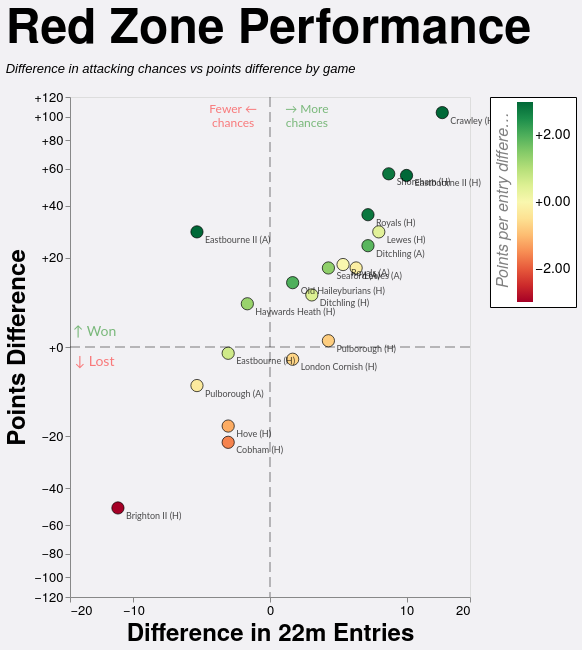

Specify this chart in Vega-Lite:
### Vega-Lite specification from a JSON file in a GitHub repository (floating-point values rounded to 4 significant figures)
{"config": {"axis": {"labelFont": "PT Sans Narrow, Helvetica Neue, Helvetica, Arial, sans-serif", "titleFont": "PT Sans Narrow, Helvetica Neue, Helvetica, Arial, sans-serif", "labelFontSize": 13, "titleFontSize": 24, "gridColor": "#202947", "gridOpacity": 0.2, "zindex": 1}, "text": {"font": "Lato, sans-serif"}, "bar": {"cornerRadiusEnd": 5}, "header": {"labelFont": "PT Sans Narrow, Helvetica Neue, Helvetica, Arial, sans-serif", "titleFont": "PT Sans Narrow, Helvetica Neue, Helvetica, Arial, sans-serif", "labelFontSize": 24, "titleFontSize": 28, "labelFontWeight": "bold", "orient": "left"}, "legend": {"labelFont": "PT Sans Narrow, Helvetica Neue, Helvetica, Arial, sans-serif", "titleFont": "PT Sans Narrow, Helvetica Neue, Helvetica, Arial, sans-serif", "labelFontSize": 14, "titleFontSize": 16, "titlePadding": 5, "fillColor": "white", "strokeColor": "black", "padding": 10, "titleFontWeight": "lighter", "titleFontStyle": "italic", "titleColor": "gray", "offset": 10}, "title": {"font": "PT Sans Narrow, Helvetica Neue, Helvetica, Arial, sans-serif", "fontSize": 48, "fontWeight": "bold", "anchor": "start", "align": "center", "titlePadding": 20, "subtitlePadding": 10, "subtitleFontSize": 13, "subtitleColor": "", "subtitleFontStyle": "italic", "offset": 15, "color": "black"}, "axisX": {"labelAngle": 0}, "facet": {"title": null, "header": null, "align": {"row": "each", "column": "each"}}, "resolve": {"scale": {"y": "independent", "facet": "independent"}}, "background": "#f2f1f4", "scale": {"offsetBandPaddingOuter": 0.2, "offsetBandPaddingInner": 0.1}}, "layer": [{"data": {"name": "data-d285a7403ed98ae579761d64a864032b"}, "mark": {"type": "rule", "color": "black", "opacity": 0.5, "strokeDash": [10, 5], "strokeWidth": 1}, "encoding": {"x": {"field": "x", "type": "quantitative"}}}, {"data": {"name": "data-a0a55d106695e8d630baff0f16eee66d"}, "mark": {"type": "rule", "color": "black", "opacity": 0.5, "strokeDash": [10, 5], "strokeWidth": 1}, "encoding": {"y": {"field": "y", "type": "quantitative"}}}, {"data": {"name": "data-ff813749f30b9297737ed824b403e44f"}, "mark": {"type": "circle", "fillOpacity": 1.0, "size": 150, "stroke": "black", "strokeOpacity": 0.7, "strokeWidth": 1}, "encoding": {"color": {"field": "pp22_diff", "legend": {"direction": "vertical", "format": "+.2f", "offset": 20, "orient": "right", "padding": 5, "title": "Points per entry difference", "titleOrient": "left"}, "scale": {"clamp": true, "domain": [-3, 3], "scheme": "redyellowgreen", "zero": true}, "type": "quantitative"}, "tooltip": [{"field": "label", "title": "Game", "type": "nominal"}, {"field": "score", "title": "Score", "type": "nominal"}, {"field": "PD", "format": "+d", "title": "Points Difference", "type": "quantitative"}, {"field": "entries_22m_EGRFC", "title": "EG 22m Entries", "type": "quantitative"}, {"field": "entries_22m_Opposition", "title": "Opp 22m Entries", "type": "quantitative"}, {"field": "points_per_entry_EGRFC", "format": ".2f", "title": "EG pts per entry", "type": "quantitative"}, {"field": "points_per_entry_Opposition", "format": ".2f", "title": "Opp pts per entry", "type": "quantitative"}, {"field": "pp22_diff", "format": "+.2f", "title": "Points per Entry Diff", "type": "quantitative"}, {"field": "tries_EGRFC", "title": "EG tries", "type": "quantitative"}, {"field": "tries_Opposition", "title": "Opp tries", "type": "quantitative"}, {"field": "tries_per_entry_EGRFC", "format": ".0%", "title": "EG tries per entry", "type": "quantitative"}, {"field": "tries_per_entry_Opposition", "format": ".0%", "title": "Opp tries per entry", "type": "quantitative"}, {"field": "tp22_diff", "format": "+.2f", "title": "Tries per Entry Diff", "type": "quantitative"}], "x": {"axis": {"grid": false, "tickCount": 5}, "field": "entries_diff", "scale": {"constant": 5, "domain": [-17.25, 17.25], "nice": true, "type": "symlog"}, "title": "Difference in 22m Entries", "type": "quantitative"}, "y": {"axis": {"format": "+d", "grid": false, "tickCount": 8}, "field": "PD", "scale": {"constant": 20, "domain": [-119.6, 119.6], "nice": true, "type": "symlog"}, "title": "Points Difference", "type": "quantitative"}}, "transform": [{"filter": "(rzSquad == 'All' || datum.squad == rzSquad) && (rzSeason == 'All' || datum.season == rzSeason) && (rzGameType == 'All' || (rzGameType == 'League + Cup' && (datum.game_type == 'League' || datum.game_type == 'Cup')) || (rzGameType == 'League only' && datum.game_type == 'League') || datum.game_type == rzGameType)"}]}, {"data": {"name": "data-ff813749f30b9297737ed824b403e44f"}, "mark": {"type": "text", "align": "left", "baseline": "middle", "dx": 8, "dy": 8, "fontSize": 9, "opacity": 0.7}, "encoding": {"text": {"field": "label", "type": "nominal"}, "x": {"field": "entries_diff", "type": "quantitative"}, "y": {"field": "PD", "type": "quantitative"}}, "transform": [{"filter": "(rzSquad == 'All' || datum.squad == rzSquad) && (rzSeason == 'All' || datum.season == rzSeason) && (rzGameType == 'All' || (rzGameType == 'League + Cup' && (datum.game_type == 'League' || datum.game_type == 'Cup')) || (rzGameType == 'League only' && datum.game_type == 'League') || datum.game_type == rzGameType)"}]}, {"data": {"name": "data-ff5b891c7f52bc2a6c266740aed4d223"}, "mark": {"type": "text", "align": "center", "baseline": "middle", "fontSize": 14, "opacity": 0.5}, "encoding": {"color": {"condition": {"test": "(datum.y > 0)", "value": "green"}, "value": "red"}, "text": {"field": "label", "type": "nominal"}, "x": {"field": "x", "type": "quantitative"}, "y": {"field": "y", "type": "quantitative"}}}, {"data": {"name": "data-70cf91c935554955754b7ae78ce9e14e"}, "mark": {"type": "text", "align": "center", "baseline": "middle", "fontSize": 12, "opacity": 0.5}, "encoding": {"color": {"condition": {"test": "(datum.x > 0)", "value": "green"}, "value": "red"}, "text": {"field": "label", "type": "nominal"}, "x": {"field": "x", "type": "quantitative"}, "y": {"field": "y", "type": "quantitative"}}}], "height": 500, "params": [{"name": "rzSquad", "value": "All"}, {"name": "rzSeason", "value": "All"}, {"name": "rzGameType", "value": "All"}], "resolve": {"scale": {"color": "independent", "x": "shared", "y": "shared"}}, "title": {"text": "Red Zone Performance", "subtitle": ["Difference in attacking chances vs points difference by game"]}, "width": 400, "$schema": "https://vega.github.io/schema/vega-lite/v5.20.1.json", "datasets": {"data-d285a7403ed98ae579761d64a864032b": [{"x": 0}], "data-a0a55d106695e8d630baff0f16eee66d": [{"y": 0}], "data-ff813749f30b9297737ed824b403e44f": [{"game_id": "2024-09-07_1st_London_Cornish", "date": "2024-09-07T00:00:00", "season": "2024/25", "game_type": "League", "label": "London Cornish (H)", "score": "16 - 18", "entries_22m_EGRFC": 7.0, "entries_22m_Opposition": 6.0, "points_EGRFC": 16.0, "points_Opposition": 18.0, "points_per_entry_EGRFC": 2.3, "points_per_entry_Opposition": 3.0, "tries_EGRFC": 2.0, "tries_Opposition": 2.0, "tries_per_entry_EGRFC": 0.2857, "tries_per_entry_Opposition": 0.3333, "PD": -2.0, "entries_diff": 1.0, "pp22_diff": -0.7, "tp22_diff": -0.04762}, {"game_id": "2024-12-14_1st_Old_Haileyburians", "date": "2024-12-14T00:00:00", "season": "2024/25", "game_type": "League", "label": "Old Haileyburians (H)", "score": "18 - 5", "entries_22m_EGRFC": 6.0, "entries_22m_Opposition": 5.0, "points_EGRFC": 18.0, "points_Opposition": 5.0, "points_per_entry_EGRFC": 3.0, "points_per_entry_Opposition": 1.0, "tries_EGRFC": 2.0, "tries_Opposition": 1.0, "tries_per_entry_EGRFC": 0.3333, "tries_per_entry_Opposition": 0.2, "PD": 13.0, "entries_diff": 1.0, "pp22_diff": 2.0, "tp22_diff": 0.1333}, {"game_id": "2025-02-15_1st_Eastbourne", "date": "2025-02-15T00:00:00", "season": "2024/25", "game_type": "League", "label": "Eastbourne (H)", "score": "14 - 15", "entries_22m_EGRFC": 5.0, "entries_22m_Opposition": 7.0, "points_EGRFC": 14.0, "points_Opposition": 15.0, "points_per_entry_EGRFC": 2.8, "points_per_entry_Opposition": 2.1, "tries_EGRFC": 2.0, "tries_Opposition": 2.0, "tries_per_entry_EGRFC": 0.4, "tries_per_entry_Opposition": 0.2857, "PD": -1.0, "entries_diff": -2.0, "pp22_diff": 0.7, "tp22_diff": 0.1143}, {"game_id": "2025-03-22_1st_Cobham", "date": "2025-03-22T00:00:00", "season": "2024/25", "game_type": "League", "label": "Cobham (H)", "score": "21 - 43", "entries_22m_EGRFC": 9.0, "entries_22m_Opposition": 11.0, "points_EGRFC": 21.0, "points_Opposition": 43.0, "points_per_entry_EGRFC": 2.3, "points_per_entry_Opposition": 3.9, "tries_EGRFC": 3.0, "tries_Opposition": 7.0, "tries_per_entry_EGRFC": 0.3333, "tries_per_entry_Opposition": 0.6364, "PD": -22.0, "entries_diff": -2.0, "pp22_diff": -1.6, "tp22_diff": -0.303}, {"game_id": "2025-04-12_1st_Haywards_Heath", "date": "2025-04-12T00:00:00", "season": "2024/25", "game_type": "Cup", "label": "Haywards Heath (H)", "score": "45 - 38", "entries_22m_EGRFC": 9.0, "entries_22m_Opposition": 10.0, "points_EGRFC": 45.0, "points_Opposition": 37.0, "points_per_entry_EGRFC": 5.0, "points_per_entry_Opposition": 3.7, "tries_EGRFC": 6.0, "tries_Opposition": 6.0, "tries_per_entry_EGRFC": 0.6667, "tries_per_entry_Opposition": 0.6, "PD": 8.0, "entries_diff": -1.0, "pp22_diff": 1.3, "tp22_diff": 0.06667}, {"game_id": "2025-10-04_1st_Seaford", "date": "2025-10-04T00:00:00", "season": "2025/26", "game_type": "League", "label": "Seaford (A)", "score": "27 - 10", "entries_22m_EGRFC": 8.0, "entries_22m_Opposition": 5.0, "points_EGRFC": 27.0, "points_Opposition": 10.0, "points_per_entry_EGRFC": 3.4, "points_per_entry_Opposition": 2.0, "tries_EGRFC": 4.0, "tries_Opposition": 2.0, "tries_per_entry_EGRFC": 0.5, "tries_per_entry_Opposition": 0.4, "PD": 17.0, "entries_diff": 3.0, "pp22_diff": 1.4, "tp22_diff": 0.1}, {"game_id": "2025-10-11_1st_Shoreham", "date": "2025-10-11T00:00:00", "season": "2025/26", "game_type": "League", "label": "Shoreham (H)", "score": "69 - 12", "entries_22m_EGRFC": 12.0, "entries_22m_Opposition": 4.0, "points_EGRFC": 69.0, "points_Opposition": 12.0, "points_per_entry_EGRFC": 5.8, "points_per_entry_Opposition": 3.0, "tries_EGRFC": 11.0, "tries_Opposition": 2.0, "tries_per_entry_EGRFC": 0.9167, "tries_per_entry_Opposition": 0.5, "PD": 57.0, "entries_diff": 8.0, "pp22_diff": 2.8, "tp22_diff": 0.4167}, {"game_id": "2025-11-08_1st_Lewes", "date": "2025-11-08T00:00:00", "season": "2025/26", "game_type": "League", "label": "Lewes (H)", "score": "43 - 14", "entries_22m_EGRFC": 11.0, "entries_22m_Opposition": 4.0, "points_EGRFC": 43.0, "points_Opposition": 14.0, "points_per_entry_EGRFC": 3.9, "points_per_entry_Opposition": 3.5, "tries_EGRFC": 7.0, "tries_Opposition": 2.0, "tries_per_entry_EGRFC": 0.6364, "tries_per_entry_Opposition": 0.5, "PD": 29.0, "entries_diff": 7.0, "pp22_diff": 0.4, "tp22_diff": 0.1364}, {"game_id": "2025-11-15_1st_Hove", "date": "2025-11-15T00:00:00", "season": "2025/26", "game_type": "Cup", "label": "Hove (H)", "score": "15 - 32", "entries_22m_EGRFC": 10.0, "entries_22m_Opposition": 12.0, "points_EGRFC": 15.0, "points_Opposition": 32.0, "points_per_entry_EGRFC": 1.5, "points_per_entry_Opposition": 2.7, "tries_EGRFC": 2.0, "tries_Opposition": 5.0, "tries_per_entry_EGRFC": 0.2, "tries_per_entry_Opposition": 0.4167, "PD": -17.0, "entries_diff": -2.0, "pp22_diff": -1.2, "tp22_diff": -0.2167}, {"game_id": "2025-11-22_1st_Pulborough", "date": "2025-11-22T00:00:00", "season": "2025/26", "game_type": "League", "label": "Pulborough (A)", "score": "5 - 12", "entries_22m_EGRFC": 5.0, "entries_22m_Opposition": 9.0, "points_EGRFC": 5.0, "points_Opposition": 12.0, "points_per_entry_EGRFC": 1.0, "points_per_entry_Opposition": 1.3, "tries_EGRFC": 1.0, "tries_Opposition": 2.0, "tries_per_entry_EGRFC": 0.2, "tries_per_entry_Opposition": 0.2222, "PD": -7.0, "entries_diff": -4.0, "pp22_diff": -0.3, "tp22_diff": -0.02222}, {"game_id": "2025-11-29_1st_Eastbourne", "date": "2025-11-29T00:00:00", "season": "2025/26", "game_type": "League", "label": "Eastbourne II (H)", "score": "56 - 0", "entries_22m_EGRFC": 13.0, "entries_22m_Opposition": 3.0, "points_EGRFC": 56.0, "points_Opposition": 0.0, "points_per_entry_EGRFC": 4.3, "points_per_entry_Opposition": 0.0, "tries_EGRFC": 10.0, "tries_Opposition": 0.0, "tries_per_entry_EGRFC": 0.7692, "tries_per_entry_Opposition": 0.0, "PD": 56.0, "entries_diff": 10.0, "pp22_diff": 4.3, "tp22_diff": 0.7692}, {"game_id": "2025-12-20_1st_Ditchling", "date": "2025-12-20T00:00:00", "season": "2025/26", "game_type": "League", "label": "Ditchling (H)", "score": "29 - 19", "entries_22m_EGRFC": 11.0, "entries_22m_Opposition": 9.0, "points_EGRFC": 29.0, "points_Opposition": 19.0, "points_per_entry_EGRFC": 2.6, "points_per_entry_Opposition": 2.1, "tries_EGRFC": 5.0, "tries_Opposition": 3.0, "tries_per_entry_EGRFC": 0.4545, "tries_per_entry_Opposition": 0.3333, "PD": 10.0, "entries_diff": 2.0, "pp22_diff": 0.5, "tp22_diff": 0.1212}, {"game_id": "2026-01-10_1st_Royals", "date": "2026-01-10T00:00:00", "season": "2025/26", "game_type": "League", "label": "Royals (H)", "score": "49 - 5", "entries_22m_EGRFC": 10.0, "entries_22m_Opposition": 4.0, "points_EGRFC": 41.0, "points_Opposition": 5.0, "points_per_entry_EGRFC": 4.1, "points_per_entry_Opposition": 1.3, "tries_EGRFC": 7.0, "tries_Opposition": 1.0, "tries_per_entry_EGRFC": 0.7, "tries_per_entry_Opposition": 0.25, "PD": 36.0, "entries_diff": 6.0, "pp22_diff": 2.8, "tp22_diff": 0.45}, {"game_id": "2026-01-24_1st_Brighton", "date": "2026-01-24T00:00:00", "season": "2025/26", "game_type": "League", "label": "Brighton II (H)", "score": "0 - 50", "entries_22m_EGRFC": 3.0, "entries_22m_Opposition": 15.0, "points_EGRFC": 0.0, "points_Opposition": 50.0, "points_per_entry_EGRFC": 0.0, "points_per_entry_Opposition": 3.3, "tries_EGRFC": 0.0, "tries_Opposition": 8.0, "tries_per_entry_EGRFC": 0.0, "tries_per_entry_Opposition": 0.5333, "PD": -50.0, "entries_diff": -12.0, "pp22_diff": -3.3, "tp22_diff": -0.5333}, {"game_id": "2026-02-14_1st_Lewes", "date": "2026-02-14T00:00:00", "season": "2025/26", "game_type": "League", "label": "Lewes (A)", "score": "39 - 21", "entries_22m_EGRFC": 11.0, "entries_22m_Opposition": 6.0, "points_EGRFC": 39.0, "points_Opposition": 22.0, "points_per_entry_EGRFC": 3.5, "points_per_entry_Opposition": 3.7, "tries_EGRFC": 6.0, "tries_Opposition": 3.0, "tries_per_entry_EGRFC": 0.5455, "tries_per_entry_Opposition": 0.5, "PD": 17.0, "entries_diff": 5.0, "pp22_diff": -0.2, "tp22_diff": 0.04545}, {"game_id": "2026-02-28_1st_Pulborough", "date": "2026-02-28T00:00:00", "season": "2025/26", "game_type": "League", "label": "Pulborough (H)", "score": "14 - 13", "entries_22m_EGRFC": 8.0, "entries_22m_Opposition": 5.0, "points_EGRFC": 14.0, "points_Opposition": 13.0, "points_per_entry_EGRFC": 1.8, "points_per_entry_Opposition": 2.6, "tries_EGRFC": 1.0, "tries_Opposition": 2.0, "tries_per_entry_EGRFC": 0.125, "tries_per_entry_Opposition": 0.4, "PD": 1.0, "entries_diff": 3.0, "pp22_diff": -0.8, "tp22_diff": -0.275}, {"game_id": "2026-03-07_1st_Eastbourne", "date": "2026-03-07T00:00:00", "season": "2025/26", "game_type": "League", "label": "Eastbourne II (A)", "score": "29 - 0", "entries_22m_EGRFC": 6.0, "entries_22m_Opposition": 10.0, "points_EGRFC": 29.0, "points_Opposition": 0.0, "points_per_entry_EGRFC": 4.8, "points_per_entry_Opposition": 0.0, "tries_EGRFC": 5.0, "tries_Opposition": 0.0, "tries_per_entry_EGRFC": 0.8333, "tries_per_entry_Opposition": 0.0, "PD": 29.0, "entries_diff": -4.0, "pp22_diff": 4.8, "tp22_diff": 0.8333}, {"game_id": "2026-03-21_1st_Crawley", "date": "2026-03-21T00:00:00", "season": "2025/26", "game_type": "League", "label": "Crawley (H)", "score": "118 - 14", "entries_22m_EGRFC": 20.0, "entries_22m_Opposition": 5.0, "points_EGRFC": 118.0, "points_Opposition": 14.0, "points_per_entry_EGRFC": 5.9, "points_per_entry_Opposition": 2.8, "tries_EGRFC": 18.0, "tries_Opposition": 2.0, "tries_per_entry_EGRFC": 0.9, "tries_per_entry_Opposition": 0.4, "PD": 104.0, "entries_diff": 15.0, "pp22_diff": 3.1, "tp22_diff": 0.5}, {"game_id": "2026-03-28_1st_Ditchling", "date": "2026-03-28T00:00:00", "season": "2025/26", "game_type": "League", "label": "Ditchling (A)", "score": "27 - 3", "entries_22m_EGRFC": 11.0, "entries_22m_Opposition": 5.0, "points_EGRFC": 27.0, "points_Opposition": 3.0, "points_per_entry_EGRFC": 2.5, "points_per_entry_Opposition": 0.6, "tries_EGRFC": 4.0, "tries_Opposition": 0.0, "tries_per_entry_EGRFC": 0.3636, "tries_per_entry_Opposition": 0.0, "PD": 24.0, "entries_diff": 6.0, "pp22_diff": 1.9, "tp22_diff": 0.3636}, {"game_id": "2026-04-11_1st_Royals", "date": "2026-04-11T00:00:00", "season": "2025/26", "game_type": "League", "label": "Royals (A)", "score": "45 - 27", "entries_22m_EGRFC": 10.0, "entries_22m_Opposition": 6.0, "points_EGRFC": 45.0, "points_Opposition": 27.0, "points_per_entry_EGRFC": 4.5, "points_per_entry_Opposition": 4.5, "tries_EGRFC": 7.0, "tries_Opposition": 4.0, "tries_per_entry_EGRFC": 0.7, "tries_per_entry_Opposition": 0.6667, "PD": 18.0, "entries_diff": 4.0, "pp22_diff": 0.0, "tp22_diff": 0.03333}], "data-ff5b891c7f52bc2a6c266740aed4d223": [{"x": -15.53, "y": 2.392, "label": "↑ Won"}, {"x": -15.53, "y": -2.392, "label": "↓ Lost"}], "data-70cf91c935554955754b7ae78ce9e14e": [{"x": 1.725, "y": 107.6, "label": ["→ More", "chances"]}, {"x": -1.725, "y": 107.6, "label": ["Fewer ←", "chances"]}]}}
